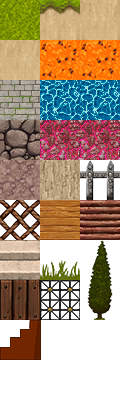
#> input picture assets/assets-cg/Images/Block.png, 120 x 400 px; its folder holds only this picture in this run
$ python -i ConvertImage.py   (imports and definitions only)
#> lines starting #> are read from the running program, lines starting #| are printed output that depends on the picture
### ConvertMake/fxconv.py
"""
Convert data files into gint formats or object files
"""

import os
import tempfile
import subprocess
import collections
import fnmatch
import re

from PIL import Image

__all__ = [
	# Color names
	"FX_BLACK", "FX_DARK", "FX_LIGHT", "FX_WHITE", "FX_ALPHA",
	# Conversion mechanisms
	"ObjectData", "u8", "u16", "u32", "ref", "sym",
	# Functions
	"quantize", "convert", "elf",
	# Reusable classes
	"Area", "Grid",
	# Reusable converters
	"convert_bopti_fx", "convert_bopti_cg",
	"convert_topti",
	"convert_libimg_fx", "convert_libimg_cg",
	# Meta API to use fxconv-metadata.txt files
	"Metadata", "parse_parameters",
]

#
#  Constants
#

# Colors
FX_BLACK  = (  0,   0,   0, 255)
FX_DARK   = ( 85,  85,  85, 255)
FX_LIGHT  = (170, 170, 170, 255)
FX_WHITE  = (255, 255, 255, 255)
FX_ALPHA  = (  0,   0,   0,   0)

# fx-9860G profiles
class FxProfile:
	def __init__(self, id, name, colors, layers):
		"""
		Construct an FxProfile object.
		* [id] is the profile ID in bopti
		* [name] is the profile's name as seen in the "profile" key
		* [colors] is the set of supported colors
		* [layers] is a list of layer functions
		"""

		self.id = id
		self.name = name
		self.gray = FX_LIGHT in colors or FX_DARK in colors
		self.colors = colors
		self.layers = layers

	# [7 lines left out: function find, not called in this run]

FX_PROFILES = [
	# Usual black-and-white bitmaps without transparency, as in MonochromeLib
	FxProfile(0x0, "mono", { FX_BLACK, FX_WHITE }, [
		lambda c: (c == FX_BLACK),
	]),
    # Black-and-white with transparency, equivalent of two bitmaps in ML
	FxProfile(0x1, "mono_alpha", { FX_BLACK, FX_WHITE, FX_ALPHA }, [
		lambda c: (c != FX_ALPHA),
		lambda c: (c == FX_BLACK),
	]),
	# Gray engine bitmaps, reference could have been Eiyeron's Gray Lib
	FxProfile(0x2, "gray", { FX_BLACK, FX_DARK, FX_LIGHT, FX_WHITE }, [
		lambda c: (c in [FX_BLACK, FX_LIGHT]),
		lambda c: (c in [FX_BLACK, FX_DARK]),
	]),
	# Gray images with transparency, unfortunately 3 layers since 5 colors
	FxProfile(0x3, "gray_alpha",
		{ FX_BLACK, FX_DARK, FX_LIGHT, FX_WHITE, FX_ALPHA }, [
		lambda c: (c != FX_ALPHA),
		lambda c: (c in [FX_BLACK, FX_LIGHT]),
		lambda c: (c in [FX_BLACK, FX_DARK]),
	]),
]

# fx-CG 50 profiles
class CgProfile:
	def __init__(self, id, depth, names, alpha=None, palette=None):
		# Numerical ID
		self.id = id
		# Name for printing
		self.names = names
		# Bit depth
		self.depth = depth
		# Whether the profile has alpha
		self.has_alpha = (alpha is not None)
		# Alpha value (None has_alpha == False)
		self.alpha = alpha
		# Whether the profile is indexed
		self.is_indexed = (palette is not None)

		if palette is not None:
			# Palette base value (skipping the alpha value)
			self.palette_base = palette[0]
			# Color count (indices are always 0..color_count-1, wraps around)
			self.color_count = palette[1]
			# Whether to trim the palette to a minimal length
			self.trim_palette = palette[2]

	@staticmethod
	def find(name):
		"""Find a profile by name."""
		for profile in CG_PROFILES:
			if name in profile.names:
				return profile
		return None

IMAGE_RGB16 = 0
IMAGE_P8 = 1
IMAGE_P4 = 2

CG_PROFILES = [
	# 16-bit RGB565 and RGB565 with alpha
	CgProfile(0x0, IMAGE_RGB16, ["rgb565", "r5g6b5"]),
	CgProfile(0x1, IMAGE_RGB16, ["rgb565a", "r5g6b5a"], alpha=0x0001),
	# 8-bit palette for RGB565 and RGB565A
	CgProfile(0x4, IMAGE_P8, "p8_rgb565", palette=(0x80,256,True)),
	CgProfile(0x5, IMAGE_P8, "p8_rgb565a", alpha=0x80, palette=(0x81,256,True)),
	# 4-bit palette for RGB565 and RGB565A
	CgProfile(0x6, IMAGE_P4, "p4_rgb565", palette=(0,16,False)),
	CgProfile(0x3, IMAGE_P4, "p4_rgb565a", alpha=0, palette=(1,16,False)),
]

# Libimg flags
LIBIMG_FLAG_OWN = 1
LIBIMG_FLAG_RO  = 2

#
#  Character sets
#

FX_CHARSETS = {
	# Digits 0...9
	"numeric":  [ (ord('0'), 10) ],
	# Uppercase letters A...Z
	"upper":    [ (ord('A'), 26) ],
	# Upper and lowercase letters A..Z, a..z
	"alpha":    [ (ord('A'), 26), (ord('a'), 26) ],
	# Letters and digits A..Z, a..z, 0..9
	"alnum":    [ (ord('A'), 26), (ord('a'), 26), (ord('0'), 10) ],
	# All printable characters from 0x20 to 0x7e
	"print":    [ (0x20, 95) ],
	# All 128 ASCII characters
	"ascii":    [ (0x00, 128) ],
	# Custom Unicode block intervals
	"unicode":  [],
    # Single block 0x00-0xff (does not imply single-byte encoding)
	"256chars": [ (0x00, 256) ],
}

#
# Conversion mechanisms
#

def u8(x):
    return bytes([ x & 255 ])
def u16(x):
    return bytes([ (x >> 8) & 255, x & 255 ])
def u32(x):
    return bytes([ (x >> 24) & 255, (x >> 16) & 255, (x >> 8) & 255, x & 255 ])

def ref(base, offset=None, padding=None, prefix_underscore=True):
	if isinstance(base, bytes) or isinstance(base, bytearray):
		base = bytes(base)
		if offset is not None:
			raise FxconvError(f"reference to bytes does not allow offset")
		if padding and len(base) % padding != 0:
			base += bytes(padding - len(base) % padding)
		return Ref("bytes", base)

	elif isinstance(base, str):
		if padding is not None:
			raise FxconvError(f"reference to name does not allow padding")
		if prefix_underscore:
			base = "_" + base
		if offset is not None:
			offset = int(offset)
			base = f"{base} + {offset}"
		return Ref("name", base)

	elif isinstance(base, ObjectData):
		if offset is not None or padding is not None:
			raise FxconvError("reference to structure does not allow offset " +
				"or padding")
		return Ref("struct", base)

	else:
		raise FxconvError(f"invalid type {type(base)} for ref()")

def ptr(base):
	return ref(base)

# [5 lines left out: function chars, not called in this run]

def string(text):
	return ref(bytes(text, 'utf-8') + bytes([0]))

def sym(name):
	return Sym("_" + name)

# There are 3 kinds of Refs:
#   "bytes"    -> target is a bytes(), we point to that data
#   "name"     -> target is an str like "_sym+2", we point to that
#   "struct"   -> target is an ObjectData
Ref = collections.namedtuple("Ref", ["kind", "target"])

Sym = collections.namedtuple("Sym", ["name"])

class ObjectData:
	"""
	A sequence of bytes that can contain pointers to external variables or
	other data generated along the output structure.
	"""

	# [97 lines left out: functions __init__, __add__, element_size, align, link, not called in this run]

# User-friendly synonym
Structure = ObjectData

#
#  Area specifications
#

class Area:
	"""
	A subrectangle of an image, typically used for pre-conversion cropping.
	"""

	def __init__(self, area, img):
		"""
		Construct an Area object from a dict specification. The following keys
		may be used to specific the position and size of the rectangle:

		* "x", "y"          (int strings, default to 0)
		* "width", "height" (int strings, default to image dimensions)
		* "size"            ("WxH" where W and H are the width and height)

		The Area objects has attributes "x", "y", "w" and "h". Both positions
		default to 0 and both sizes to the corresponding image dimensions.
		"""

		self.x = int(area.get("x", 0))
		self.y = int(area.get("y", 0))
		self.w = int(area.get("width", img.width))
		self.h = int(area.get("height", img.height))

		if "size" in area:
			self.w, self.h = map(int, area["size"].split("x"))

	def tuple(self):
		"""Return the tuple representation (x,y,w,h), suitable for .crop(). """
		return (self.x, self.y, self.w, self.h)

#
#  Grid specifications
#

class Grid:
	"""
	A grid over an image, used to isolate glyphs in fonts and tiles in maps.
	Supports several types of spacing. To apply an outer border, use crop
	through an Area before using the Grid.
	"""

	# [57 lines left out: functions __init__, size, iter, not called in this run]

#
# Binary conversion
#

def convert_binary(input, params):
	return open(input, "rb").read()

#
# Image conversion for fx-9860G
#

# [72 lines left out: functions convert_bopti_fx, _image_project, not called in this run]

#
# Image conversion for fx-CG 50
#

def image_has_alpha(img):
	# Convert the alpha channel to 1-bit; check if there are transparent pixels
	try:
		alpha_channel = img.getchannel("A").convert("1", dither=Image.NONE)
		alpha_levels = { t[1]: t[0] for t in alpha_channel.getcolors() }
		return 0 in alpha_levels
	except ValueError:
		return False

def convert_bopti_cg(input, params):
	return convert_image_cg(input, params)

# [333 lines left out: functions convert_image_cg, _trim, _blockstart, convert_topti, convert_libimg_fx, convert_libimg_cg, not called in this run]

#
# Exceptions
#

class FxconvError(Exception):
	pass

#
# API
#

# [65 lines left out: function quantize, not called in this run]

def image_encode(img, format):
	"""
	Encodes a PIL.Image.Image into one of the fx-CG image formats. The color
	depth is either RGB16, P8 or P4, with various transparency settings and
	palette encodings.

	Returns 4 values:
	* data: A bytearray containing the encoded image data
	* stride: The byte stride of the data array
	* palette: A bytearray containing the encoded palette (None if not indexed)
	* color_count: Number of colors in the palette (-1 if not indexed)
	"""

	#---
	# Separate the alpha channel
	#---

	# Save the alpha channel and make it 1-bit. If there are transparent
	# pixels, set has_alpha=True and record the alpha channel in alpha_pixels.
	if format.has_alpha:
		alpha_channel = img.getchannel("A").convert("1", dither=Image.NONE)
	else:
		alpha_channel = Image.new("1", img.size, 1)

	alpha_pixels = alpha_channel.load()
	img = img.convert("RGB")

	# Transparent pixels have random values on the RGB channels, causing them
	# to use up palette entries during quantization. To avoid that, set their
	# RGB data to a color used somewhere else in the image.
	pixels = img.load()
	bg_color = next((pixels[x,y]
	                 for x in range(img.width) for y in range(img.height)
	                 if alpha_pixels[x,y] > 0),
                    (0,0,0))

	for y in range(img.height):
		for x in range(img.width):
			if alpha_pixels[x,y] == 0:
				pixels[x,y] = bg_color

	#---
	# Quantize to generate a palette
	#---

	if format.is_indexed:
		palette_max_size = format.color_count - int(format.has_alpha)
		img = img.convert("P",
			dither=Image.NONE,
			palette=Image.ADAPTIVE,
			colors=palette_max_size)

		# The palette format is a list of N triplets where N includes both the
		# opaque colors we just generated and an alpha color. Sometimes colors
		# after img.convert() are not numbered 0..N-1, so take the max.
		pixels = img.load()
		N = 1 + max(pixels[x,y]
		            for y in range(img.height) for x in range(img.width))

		palette = img.getpalette()[:3*N]
		palette = list(zip(palette[::3], palette[1::3], palette[2::3]))

		# For formats with transparency, make the transparent color consistent
		if format.has_alpha:
			N += 1
			palette = [(255, 0, 255)] + palette

		# Also keep track of how to remap indices from the values generated by
		# img.convert() into the palette, which is shifted by 1 due to alpha
		# and also starts at format.palette_base. Note: format.palette_base
		# already starts 1 value later for formats with alpha.
		palette_map = [(format.palette_base + i) % format.color_count
		               for i in range(N)]
	else:
		px = img.load()

	#---
	# Encode data into a bytearray
	#---

	def rgb24to16(rgb):
		r = (rgb[0] & 0xff) >> 3
		g = (rgb[1] & 0xff) >> 2
		b = (rgb[2] & 0xff) >> 3
		return (r << 11) | (g << 5) | b

	if format.depth == IMAGE_RGB16:
		# Preserve alignment between rows by padding to 4 bytes
		stride = (img.width + 1) // 2 * 4
		size = stride * img.height
	elif format.depth == IMAGE_P8:
		size = img.width * img.height
		stride = img.width
	elif format.depth == IMAGE_P4:
		# Pad whole bytes
		stride = (img.width + 1) // 2
		size = stride * img.height

	# Encode the pixel data
	data = bytearray(size)

	for y in range(img.height):
		for x in range(img.width):
			a = alpha_pixels[x,y]

			if format.depth == IMAGE_RGB16:
				# If c lands on the alpha value, flip its lowest bit
				c = rgb24to16(pixels[x, y])
				c = format.alpha if (a == 0) else c ^ (c == format.alpha)
				offset = (stride * y) + x * 2
				data[offset:offset+2] = u16(c)

			elif format.depth == IMAGE_P8:
				c = palette_map[pixels[x, y]] if a > 0 else format.alpha
				offset = (stride * y) + x
				data[offset] = c

			elif format.depth == IMAGE_P4:
				c = palette_map[pixels[x, y]] if a > 0 else format.alpha
				offset = (stride * y) + (x // 2)
				if x % 2 == 0:
					data[offset] |= (c << 4)
				else:
					data[offset] |= c

	# Encode the palette

	if format.is_indexed:
		N = N if format.trim_palette else format.color_count
		encoded_palette = bytearray(2 * N)
		for i, rgb24 in enumerate(palette):
			encoded_palette[2*i:2*i+2] = u16(rgb24to16(rgb24))
		return data, stride, encoded_palette, N
	else:
		return data, stride, None, -1

# [252 lines left out: functions convert, elf, parse_parameters, _parse_metadata, not called in this run]

class Metadata:
	# [53 lines left out: functions __init__, path, rules, rules_for, not called in this run]

### ConvertMake/ConvertImage.py
import sys
import os
import struct
from ConvertMake import fxconv
from PIL import Image


def convert_image_cg(input,profile="rgb565a"):
	params = {"type": "bopti-image","profile": profile}
	if isinstance(input, fxconv.Image.Image):
		img = input.copy()
	else:
		img = fxconv.Image.open(input)
	if img.width >= 65536 or img.height >= 65536:
		raise fxconv.FxconvError(f"'{input}' is too large (max. 65535x65535)")

	# Crop image to key "area"
	area = fxconv.Area(params.get("area", {}), img)
	img = img.crop(area.tuple())

	img = img.convert("RGBA")

	#---
	# Format selection
	#---

	format_name = params.get("profile", "")
	has_alpha = fxconv.image_has_alpha(img)

	# If no format is specified, select rgb565 or rgb565a
	if format_name == "":
		format_name = "rgb565a" if has_alpha else "rgb565"
	# Similarly, if "p8" or "p4" is specified, select the cheapest variation
	elif format_name == "p8":
		format_name = "p8_rgb565a" if has_alpha else "p8_rgb565"
	elif format_name == "p4":
		format_name = "p4_rgb565a" if has_alpha else "p4_rgb565"

	# Otherwise, just use the format as specified
	format = fxconv.CgProfile.find(format_name)
	if format is None:
		raise fxconv.FxconvError(f"unknown image format '{format_name}")

	# Check that we have transparency support if we need it
	if has_alpha and not format.has_alpha:
		raise fxconv.FxconvError(f"'{input}' has transparency, which {format_name} "+
			"doesn't support")

	#---
	# Structure generation
	#---
	return *fxconv.image_encode(img, format), format, img


def ConvertImage(pathImage, pathOutput, profile="rgb565a"):
	data, stride, palette, color_count, format, img = convert_image_cg(pathImage, profile)
	with open(pathOutput, 'wb') as f:
		f.write(struct.pack('>B', format.id))
		f.write(struct.pack('>h', color_count))
		f.write(struct.pack('>H', img.width))
		f.write(struct.pack('>H', img.height))
		f.write(struct.pack('>i', stride))
		data = fxconv.ref(data, padding=4) #type is collections.namedtuple("bytes", "data padding")
		f.write(struct.pack('>Q',len(data.target)))
		f.write(data.target)
		if palette == None:
			f.write(struct.pack('>I',0))
		else:
			palette = fxconv.ref(palette)
			f.write(struct.pack('>I',len(palette.target)))
			f.write(palette.target)


def ConvertImageItems(pathImage, pathOutput,scale=40):
#> called with pathImage = '../assets/assets-cg/Images/Block.png', pathOutput = 'out.png', scale = 40
	profile="p4_rgb565a"
	image = Image.open(pathImage)
#> image is the input picture: PIL image 120x400 RGBA; mean R, G, B, A 164, 142.6, 119.2, 180.2
	width, _ = image.size
#> width = 120
	count = width//scale
#> count = 3
	with open(pathOutput, 'wb') as f:
		for i in range(0, width, scale):
			box = (i, 0, i+40, 40)
#> box = (0, 0, 40, 40)
			region = image.crop(box)
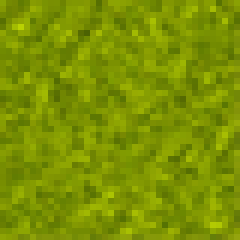
#> region: PIL image 40x40 RGBA (shown 6 times larger); mean R, G, B, A 123.4, 146.1, 2.1, 254.9; transparent parts drawn white
			region.save("temp.png")
			data, stride, palette, color_count, format, img = convert_image_cg("temp.png", profile)
#> in __init__, `self.x = int(area.get("x", 0))`: self.x = 0
#> in __init__, `self.w = int(area.get("width", img.width))`: self.w = 40
#> in image_has_alpha, `alpha_channel = img.getchannel("A").convert("1", dither=Image.NONE)`: alpha_channel: PIL image 40x40 1; every value is 1
#> in image_has_alpha, `alpha_levels = { t[1]: t[0] for t in alpha_channel.getcolors() }`: alpha_levels = {255: 1600}
#> in convert_image_cg, `has_alpha = fxconv.image_has_alpha(img)`: has_alpha = False
#> in image_encode, `bg_color = next((pixels[x,y] for x in range(img.width) for y in range(..`: bg_color = (135, 160, 2)
#> in image_encode, `N = 1 + max(pixels[x,y] for y in range(img.height) for x in range(img...`: N = 15
#> in image_encode, `palette = img.getpalette()[:3*N]`: palette = 45 values, max 176 at index 1, min 2 at index 2, mean 89.4
#> in image_encode, `palette = list(zip(palette[::3], palette[1::3], palette[2::3]))`: palette = [(153, 176, 2), (142, 165, 2), (137, 159, 2), (133, 156, 2), (131, 153, 2), (129, 150, 3), (124, 147, 2), (120, 143, 2), (119, 140, 2), (114, 139, 2), (112, 135, 2), (111, 132, 2), (105, 130, 2), (102, 125, 2), (93, 117, 2)]
#> in image_encode, `N += 1`: N = 16
#> in image_encode, `palette = [(255, 0, 255)] + palette`: palette = [(255, 0, 255), (153, 176, 2), (142, 165, 2), (137, 159, 2), (133, 156, 2), (131, 153, 2), (129, 150, 3), (124, 147, 2), (120, 143, 2), (119, 140, 2), (114, 139, 2), (112, 135, 2), (111, 132, 2), (105, 130, 2), (102, 125, 2), (93, 117, 2)]
#> the loop in image_encode, `for i, rgb24 in enumerate(palette):` made 16 passes
#> (rgb24, r in rgb24to16, g in rgb24to16, b in rgb24to16) on passes 1 to 12: ((255, 0, 255), 31, 0, 31), ((153, 176, 2), 19, 44, 0), ((142, 165, 2), 17, 41, 0), ((137, 159, 2), 17, 39, 0), ((133, 156, 2), 16, 39, 0), ((131, 153, 2), 16, 38, 0), ((129, 150, 3), 16, 37, 0), ((124, 147, 2), 15, 36, 0), ((120, 143, 2), 15, 35, 0), ((119, 140, 2), 14, 35, 0), ((114, 139, 2), 14, 34, 0), ((112, 135, 2), 14, 33, 0)
#> stride = 20; color_count = 16
			f.write(struct.pack('>B', format.id))
			f.write(struct.pack('>h', color_count))
			f.write(struct.pack('>H', img.width))
			f.write(struct.pack('>H', img.height))
			f.write(struct.pack('>i', stride))
			data = fxconv.ref(data, padding=4) #type is collections.namedtuple("bytes", "data padding")
			f.write(struct.pack('>Q',len(data.target)))
			f.write(data.target)
			if palette == None:
				f.write(struct.pack('>I',0))
			else:
				palette = fxconv.ref(palette)
				f.write(struct.pack('>I',len(palette.target)))
				f.write(palette.target)
	os.remove("temp.png")

>>> result = ConvertImageItems('../assets/assets-cg/Images/Block.png', 'out.png')
